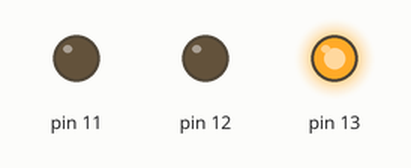
Simulated run of this sketch. Board: Arduino Uno, built with avr-gcc and run on an emulated ATmega328P. Shown: output pins drawn as LEDs (lit = HIGH).

Above: at 3.5 s.
At 8.0 s:
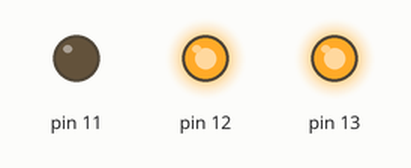
At 11.5 s:
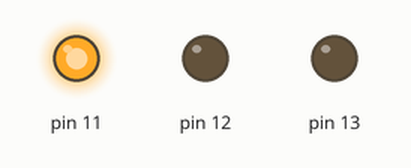
At 14.5 s:
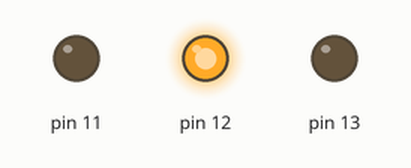
At 19.5 s:
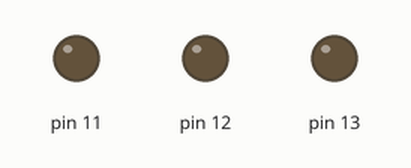
Timing chart, 0 to 26.0 s (numbered marks = the images above):
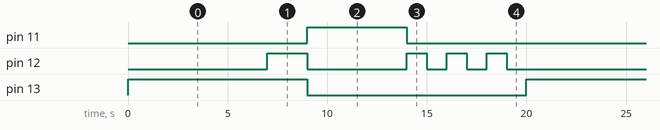

Measured:
- by itself, pin 11: alternates HIGH for 5.0 s and LOW for 15.0 s
- by itself, pin 12: repeats every 20.0 s: LOW 5.0 s, 2 × (HIGH 1.0 s, LOW 1.0 s), HIGH 1.0 s, LOW 8.0 s, HIGH 2.0 s
- by itself, pin 13: alternates HIGH for 9.0 s and LOW for 11.0 s

The sketch:

TrafficLight.ino
```cpp
void setup() {
     pinMode(13,OUTPUT);
     pinMode(12,OUTPUT);
     pinMode(11,OUTPUT);
}

void loop() {
     digitalWrite(13,HIGH);
          delay(7000);

     digitalWrite(12,HIGH);
          delay(2000);

     digitalWrite(12,LOW);
     digitalWrite(13,LOW);


     digitalWrite(11,HIGH);
          delay(5000);
     digitalWrite(11,LOW);

     digitalWrite(12,HIGH);
          delay(1000);
     digitalWrite(12,LOW);
          delay(1000);
     digitalWrite(12,HIGH);
          delay(1000);
     digitalWrite(12,LOW);
          delay(1000);
     digitalWrite(12,HIGH);
          delay(1000);
     digitalWrite(12,LOW);
          delay(1000);
}
```
